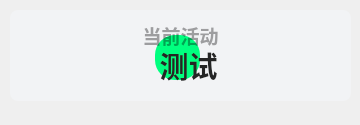
<?xml version="1.0" encoding="UTF-8"?>
<ui version="4.0">
 <class>Form</class>
 <widget class="QWidget" name="Form">
  <property name="geometry">
   <rect>
    <x>0</x>
    <y>0</y>
    <width>360</width>
    <height>125</height>
   </rect>
  </property>
  <property name="minimumSize">
   <size>
    <width>0</width>
    <height>100</height>
   </size>
  </property>
  <property name="maximumSize">
   <size>
    <width>16777215</width>
    <height>65536</height>
   </size>
  </property>
  <property name="windowTitle">
   <string>当前活动</string>
  </property>
  <widget class="QPushButton" name="subject">
   <property name="geometry">
    <rect>
     <x>10</x>
     <y>40</y>
     <width>341</width>
     <height>51</height>
    </rect>
   </property>
   <property name="font">
    <font>
     <family>Microsoft YaHei UI</family>
     <pointsize>22</pointsize>
     <weight>75</weight>
     <bold>true</bold>
    </font>
   </property>
   <property name="styleSheet">
    <string notr="true">border: none;
color: rgba(37, 37, 37, 255);
font-weight: bold;</string>
   </property>
   <property name="text">
    <string>  测试</string>
   </property>
   <property name="icon">
    <iconset>
     <normaloff>../../../../../img/it.svg</normaloff>../../../../../img/it.svg</iconset>
   </property>
   <property name="iconSize">
    <size>
     <width>36</width>
     <height>26</height>
    </size>
   </property>
  </widget>
  <widget class="QLabel" name="blurEffect">
   <property name="geometry">
    <rect>
     <x>155</x>
     <y>35</y>
     <width>45</width>
     <height>45</height>
    </rect>
   </property>
   <property name="styleSheet">
    <string notr="true">background-color: rgb(0, 255, 127);
border-radius:20px</string>
   </property>
   <property name="text">
    <string/>
   </property>
  </widget>
  <widget class="QLabel" name="sub_title">
   <property name="geometry">
    <rect>
     <x>30</x>
     <y>0</y>
     <width>301</width>
     <height>71</height>
    </rect>
   </property>
   <property name="font">
    <font>
     <family>Microsoft YaHei UI</family>
     <pointsize>14</pointsize>
     <weight>75</weight>
     <bold>true</bold>
    </font>
   </property>
   <property name="styleSheet">
    <string notr="true">color: rgba(0, 0, 0, 90);
font-weight: bold;</string>
   </property>
   <property name="text">
    <string>当前活动</string>
   </property>
   <property name="textFormat">
    <enum>Qt::PlainText</enum>
   </property>
   <property name="alignment">
    <set>Qt::AlignCenter</set>
   </property>
  </widget>
  <widget class="QLabel" name="backgnd">
   <property name="geometry">
    <rect>
     <x>10</x>
     <y>10</y>
     <width>341</width>
     <height>91</height>
    </rect>
   </property>
   <property name="styleSheet">
    <string notr="true">background-color: rgba(242, 243, 245, 255);
border-radius: 8px</string>
   </property>
   <property name="text">
    <string/>
   </property>
  </widget>
  <zorder>backgnd</zorder>
  <zorder>blurEffect</zorder>
  <zorder>sub_title</zorder>
  <zorder>subject</zorder>
 </widget>
 <resources/>
 <connections/>
</ui>
